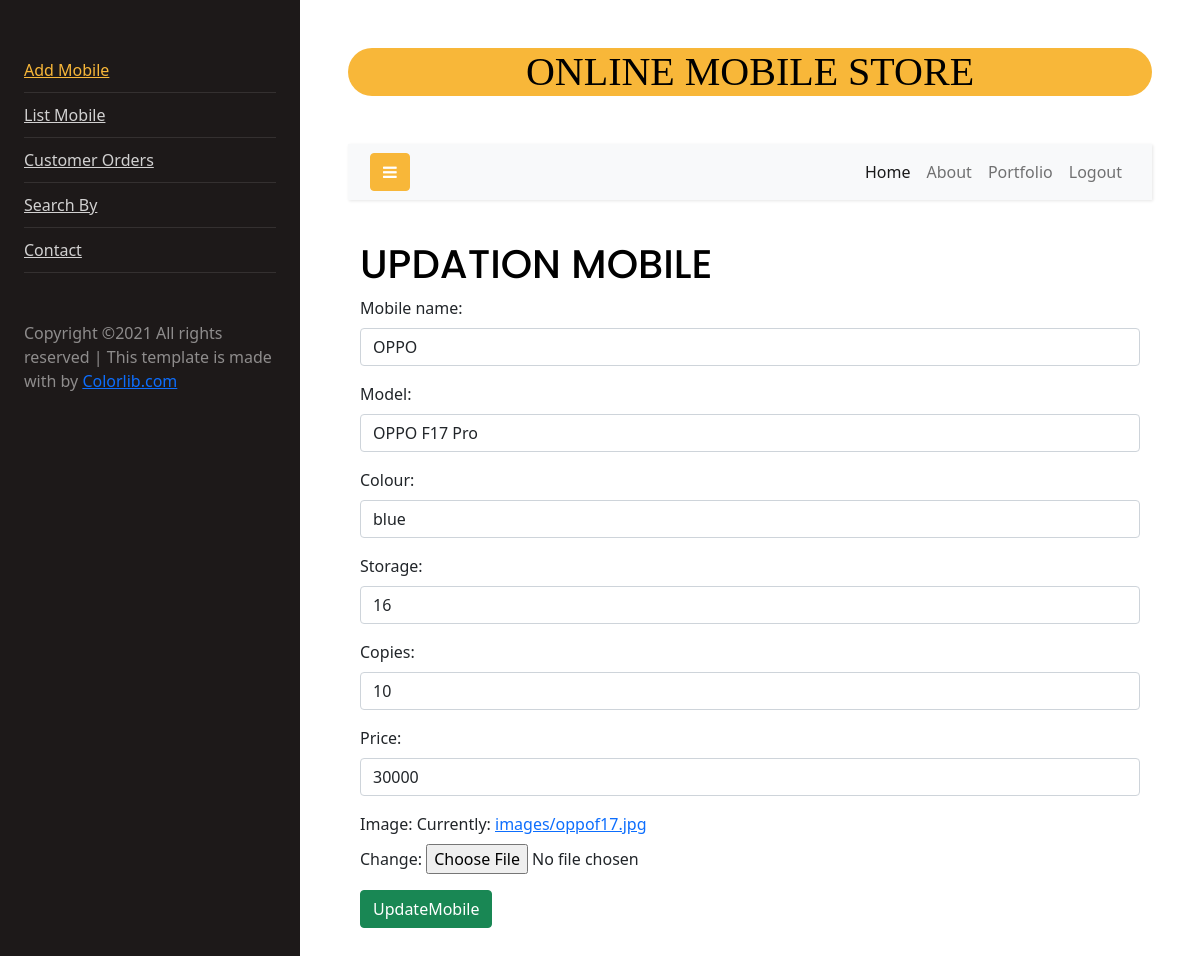
/mobilestore/update2 (signed in), run on the app's committed database.
### mobile/models.py (models this page shows, shortened)
class Mobile(models.Model):
    mobile_name=models.CharField(max_length=100)
    model=models.CharField(unique=True,max_length=100)
    colour=models.CharField(max_length=100)
    storage=models.PositiveIntegerField(max_length=3)
    copies=models.PositiveIntegerField(max_length=100)
    price=models.PositiveIntegerField(max_length=100,default=100)
    image=models.ImageField(upload_to="images",null=True)

### mobile/views.py (the view)
# urls.py: path("update<int:id>", views.UpdateMobile.as_view(), name="updatemobile"),
@method_decorator(signin_required,name="dispatch")
class UpdateMobile(UpdateView):
    model = Mobile
    template_name = "update_mobile.html"
    form_class = MobileAddForm
    pk_url_kwarg = "id"
    success_url = reverse_lazy("listmobile")

### mobile/forms.py
class MobileAddForm(ModelForm):
    class Meta:
        model = Mobile
        fields = ["mobile_name", "model", "colour", "storage", "copies", "price","image", ]
        widgets={
            "mobile_name":forms.TextInput(attrs={"class":"form-control"}),
            "model":forms.TextInput(attrs={"class":"form-control"}),
            "colour": forms.TextInput(attrs={"class": "form-control"}),
            "storage": forms.NumberInput(attrs={"class": "form-control"}),
            "copies": forms.NumberInput(attrs={"class": "form-control"}),
            "price": forms.NumberInput(attrs={"class": "form-control"}),
        }

### mobile/templates/update_mobile.html (shortened to what this page needs)
<!DOCTYPE html>
{%extends 'mobile/base.html'%}
{%block body_block%}
<html lang="en">
<head>
    <link href="https://cdn.jsdelivr.net/npm/bootstrap@5.1.2/dist/css/bootstrap.min.css" rel="stylesheet"
>
</head>
<body>
<div class="container">
    <div class="row">
        <div class="col-12">
            <form action="" method="POST">
                <h1>UPDATION MOBILE</h1>
                {{form.as_p}}
                <button type="submit" class="btn btn-success">UpdateMobile</button>
            </form>
        </div>
    </div>
</div>
</body>
</html>
{%endblock%}

### data on the page
Mobile: mobile_name "OPPO", model "OPPO F17 Pro", colour "blue", storage "16", copies "10", price "30000"
